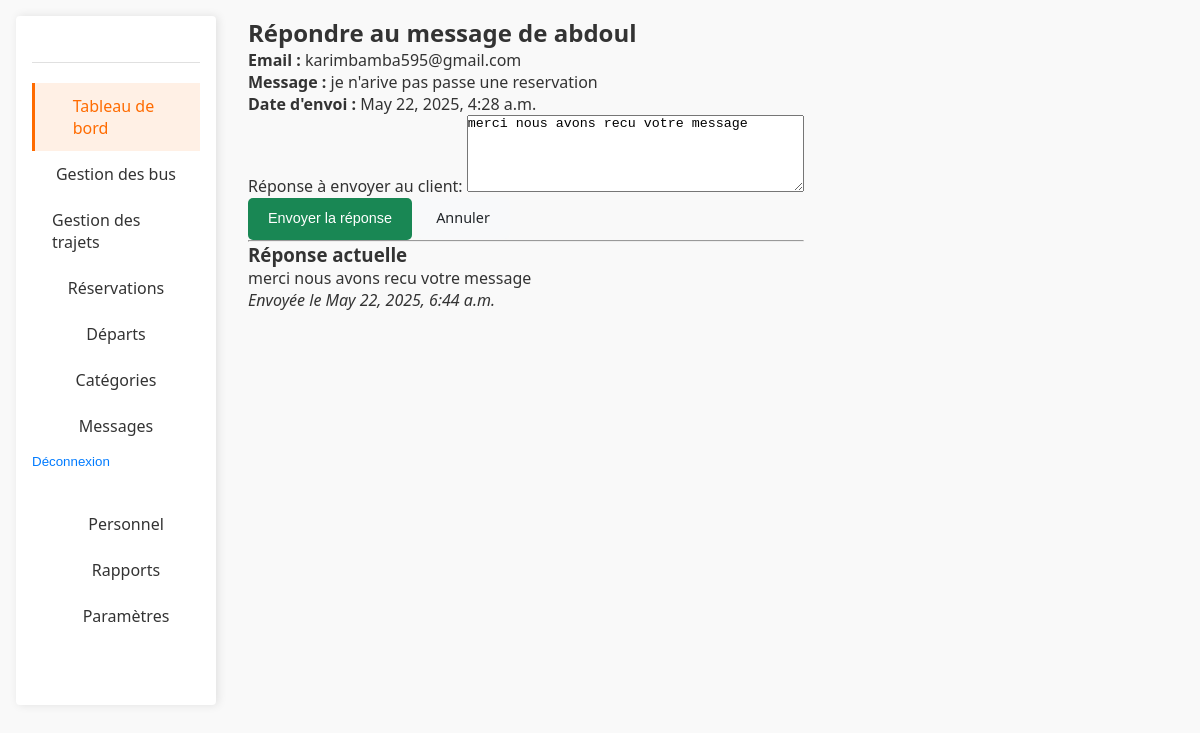
Page /dashboard/messages/2/reply/ (signed in) on the committed database.
### reservations/models.py (models this page shows, shortened)
class ContactMessage(models.Model):
    name = models.CharField(max_length=100)
    email = models.EmailField()
    message = models.TextField()
    submitted_at = models.DateTimeField(auto_now_add=True)
    reply = models.TextField(blank=True, null=True)
    replied_at = models.DateTimeField(blank=True, null=True)

### gareci_admin/views.py (the view, shortened to what this page needs)
# urls.py: path('messages/<int:pk>/reply/', MessageReplyView.as_view(), name='message_reply'),
class MessageReplyView(StaffRequiredMixin, UpdateView):
    model = ContactMessage
    form_class = ContactReplyForm
    template_name = 'dashboard/message_form.html'
    success_url = reverse_lazy('dashboard:message_list')

### gareci_admin/forms.py
class ContactReplyForm(forms.ModelForm):
    class Meta:
        model = ContactMessage
        fields = ['reply']
        labels = {
            'reply': 'Réponse à envoyer au client',
        }
        widgets = {
            'reply': forms.Textarea(attrs={'rows': 5, 'placeholder': 'Votre réponse...'}),
        }

### gareci_admin/utils.py (called while the page is built)
    def test_func(self):
        return self.request.user.is_staff

### gareci_admin/templates/dashboard/message_form.html (shortened to what this page needs)
{% extends 'base.html' %}
{% block content %}
<h2>Répondre au message de {{ object.name }}</h2>
<p><strong>Email :</strong> {{ object.email }}</p>
<p><strong>Message :</strong> {{ object.message }}</p>
<p><strong>Date d'envoi :</strong> {{ object.submitted_at }}</p>
<form method="post">
    {{ form.as_p }}
    <button type="submit" class="btn btn-success">Envoyer la réponse</button>
    <a href="{% url 'dashboard:message_list' %}" class="btn">Annuler</a>
</form>
{% if object.reply %}
    <hr>
    <h3>Réponse actuelle</h3>
    <p>{{ object.reply }}</p>
    <p><em>Envoyée le {{ object.replied_at }}</em></p>
{% endif %}
{% endblock %}

### static/css/dashboard.css (style rules this page uses)
.btn { display: inline-block; padding: 0.375rem 0.75rem; font-size: 0.875rem; line-height: 1.5; text-align: center; text-decoration: none; border-radius: 4px; transition: all 0.2s; cursor: pointer; background-color: #f8f9fa; color: #212529; border: 1px solid #dee2e6; }
.btn-success { background-color: #198754; color: #fff; border: none; }
:root { --primary: #FF6B00; --primary-dark: #E05D00; --secondary: #0056B3; --dark: #333333; --light: #F5F5F5; --gray: #888888; --light-gray: #E0E0E0; --sidebar-width: 350px; --sidebar-collapsed-width: 80px; --header-height: 70px; --blue: #4285F4; --green: #34A853; --orange: #FBBC05; --red: #EA4335; }
* { margin: 0; padding: 0; box-sizing: border-box; }
body { font-family: 'Segoe UI', Tahoma, Geneva, Verdana, sans-serif; background-color: #f9f9f9; color: var(--dark); }
.btn { display: inline-flex; align-items: center; justify-content: center; padding: 10px 20px; border-radius: 5px; font-weight: 500; cursor: pointer; transition: all 0.3s; border: none; font-size: 0.9rem; }

### rows in the picture
ContactMessage: name "abdoul", email "karimbamba595@gmail.com", message "je n'arive pas passe une reservation", submitted_at "May 22, 2025, 4:28 a.m.", reply "merci nous avons recu votre message", replied_at "May 22, 2025, 6:44 a.m."
